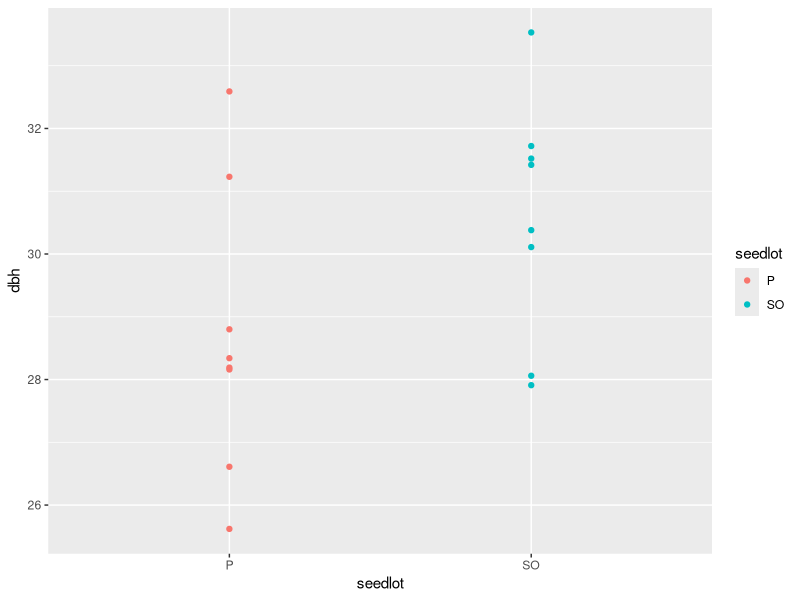
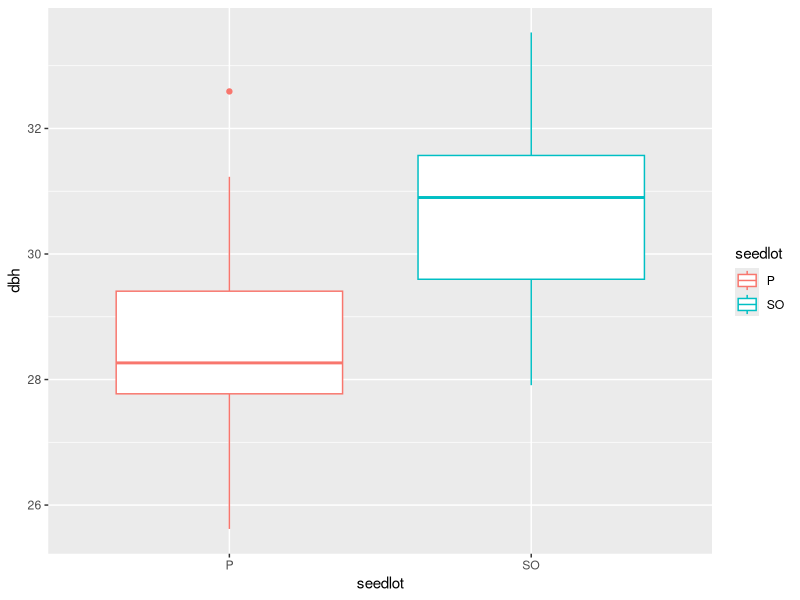
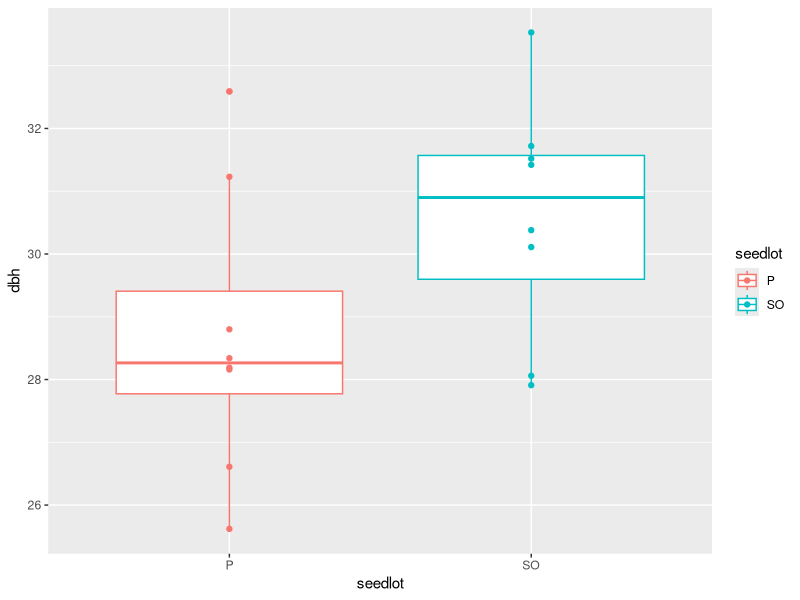
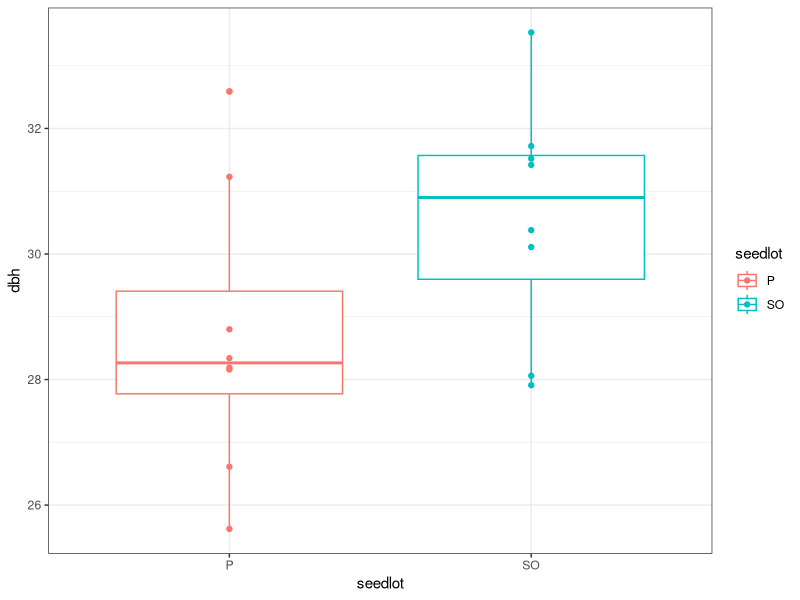
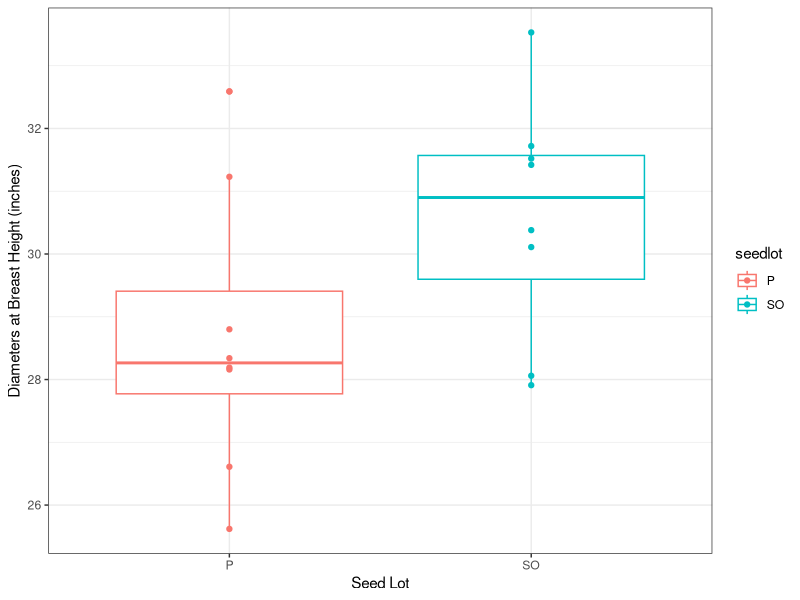
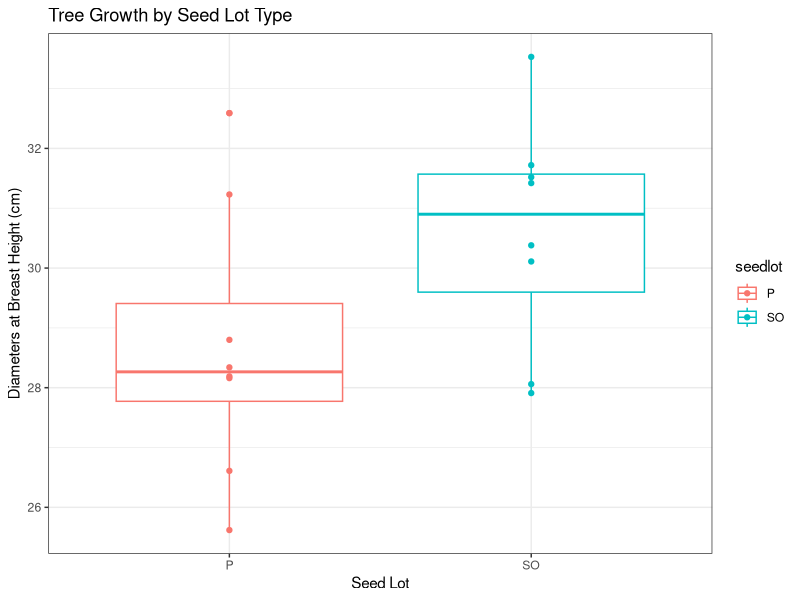
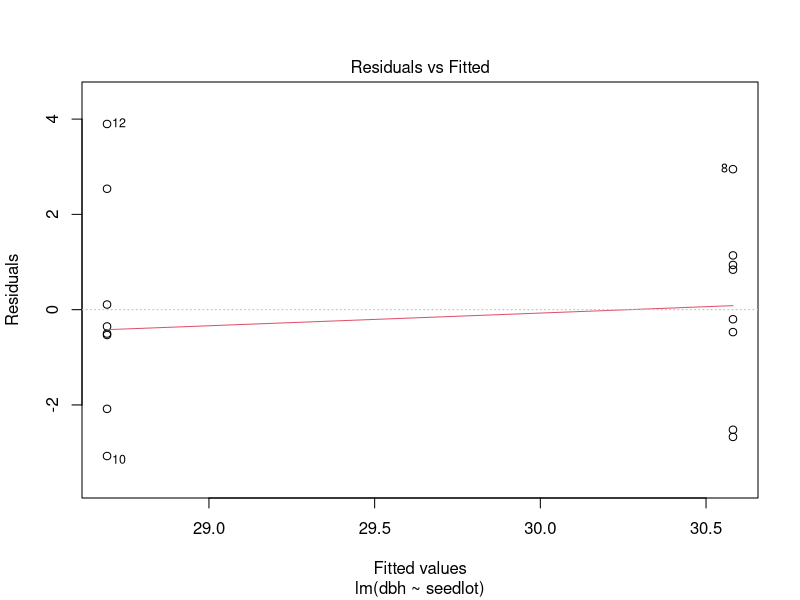
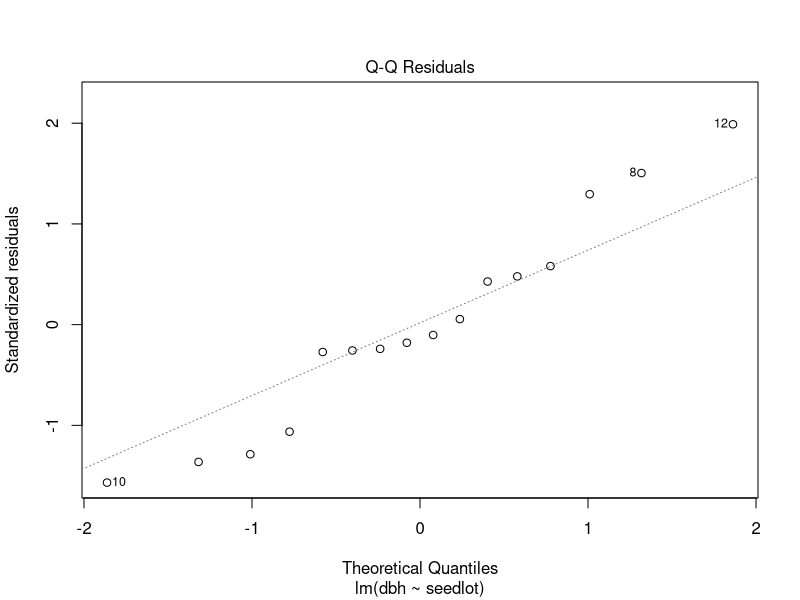

Write R code to recreate these figures, in order.
#Code for Prac 1

#We will use following libraries (software packages written by someone else) for our purpose. It is usually a good practice 
#to have the libraries set at the top of the script so that you and anyone else using the script can know upfron what 
# software packages (libraries) will be used.
######NOTE: If you haven't installed libraries listed below then you will need to install them first as follows. You will 
# need internet connection for the installation and you will have to remove the comment character "#" from the front of the line.
#install.packages("ggplot2")
#install.packages("emmeans")

library(ggplot2)
library(emmeans)



##We will set up a working directory as follows. The following directory path should be set to the directory path relevent 
#to your computer.
setwd("C:/Users/cla473/Documents/DataSchool/StatModel")

#Question #1: Seed orchard data

#Import data using read.csv function. There are numerous functions and packages that come preinstalled with R and 
#read.csv is one of them. On the bottom right corner of your RStudiom there is help tab. you can search for help 
#regarding the usage of packages, libraries, function. Please try read.csv as a search term in the help tab and have a 
#look at the variety of options available when reading a csv file
data1 <- read.csv("raw_data/Prac 1 seed orchard data.csv")

#Check data structure using 'str'ucture command. One can have data.frame, matrix, vector, list and many more data 
#structures that various functionalities in R can understand and manipulate. For now, data.frame should suffice.
str(data1)

#Visualise data using ggplot
ggplot(data1, aes(seedlot, dbh, colour=seedlot)) +
    geom_point()

#you can create box plots
ggplot(data1, aes(seedlot, dbh, colour=seedlot)) + 
    geom_boxplot()

#you can combine boxplot and point plot
ggplot(data1, aes(seedlot, dbh, colour=seedlot)) + 
    geom_boxplot() + 
    geom_point()

#you can change the background to black and white
ggplot(data1, aes(seedlot, dbh, colour=seedlot)) + 
    geom_boxplot() + 
    geom_point() + 
    theme_bw()

#you can modify axis titles
ggplot(data1, aes(seedlot, dbh, colour=seedlot)) + 
    geom_boxplot() + 
    geom_point() + 
    theme_bw() + 
    xlab("Seed Lot") + 
    ylab("Diameters at Breast Height (inches)")

#you can add title to the plot
ggplot(data1, aes(seedlot, dbh, colour=seedlot)) +
    geom_boxplot() + 
    geom_point() +
    theme_bw() + 
    xlab("Seed Lot") +
    ylab("Diameters at Breast Height (cm)") + 
    labs(title="Tree Growth by Seed Lot Type")


#If you are happy with the plot and want to export the plot then you can do so by using the Export tab in the 
#bottom right corner panel where plots are usually displayed.
#Programmatically, you can do so to export a PDF file
#open a pdf document with height 4 and width 6 inches.
pdf("seedlot.boxplot.pdf", height=4, width=6)

#draw the plot to the PDF file
ggplot(data1, aes(seedlot, dbh, colour=seedlot)) + 
    geom_boxplot() +
    geom_point() +
    theme_bw() + 
    xlab("Seed Lot") +
    ylab("Diameter at Breast Height (inches)") +
    labs(title="Tree Growth by Seed Lot Type")

##close the PDF file. Dont forget to do this as it will keep writing to the same file.
dev.off()

#you can check out the newly created PDF file in the directory that was set intially at the top
##more information about the various ggplot functions and modification, go to http://docs.ggplot2.org/current/
##I would usually just google for a particular question such as "how to modify legend title ggplot2"
##There are more than many ways to achieve the same task with ggplot2, so feel free to select the answer 
##that suits you best. There is no right or wrong way of doing it.


#Fit model, inference, and estimate means (SE)
model1 <- lm(dbh~seedlot, data=data1)
anova(model1)
summary(model1)
emmeans(model1, ~seedlot)

##what is the data 'str'ucture for model1
str(model1)
##it shows as List of 13
##what are the items in list
names(model1)

#Assess model assumptions
plot(model1)


##NOTE: multiple plots are drawn when you hit enter. Once you are familiar with the type of plots and 
#information content of plots, you can choose which plot to draw. For example we know that we would want 
#the first plot only then we can use the following
plot(model1, which=1:2)
##again you can export the plot into PDF if you wish as follows
pdf("fitted.vs.residuals.pdf")
plot(model1, which=1)
dev.off()


##you can plot various aspects of the fitted model using ggplot2 for exploration by following help at
#http://docs.ggplot2.org/0.9.3.1/fortify.lm.html
##first we modify the data in the "model1" object for syntax that is acceptable by ggplot2
ggmodel1 <- fortify(model1, data1)
ggplot(ggmodel1, aes(.fitted, .resid)) + 
    geom_point() + 
    geom_hline(yintercept=0) + 
    geom_smooth(se=FALSE)

##get the emmeans output converted to a data.frame for easy understanding and manipulation
summarisedinfo <- summary(emmeans(model1, ~seedlot))
ggplot(summarisedinfo, aes(seedlot, emmean, fill=seedlot)) +
    geom_bar(stat="identity", width=.25) +
    ylim(0, 40) +
    geom_errorbar(aes(ymin=emmean-SE, ymax=emmean+SE), width=0.10) + 
    theme(axis.text=element_text(size=10)) + 
    xlab("Seed Lot") + 
    ylab("Diameter at Breast Ht (cm)")

###once the plots are obtained, you can also write the tabular output to a file
write.table(summarisedinfo, file="summary.txt",sep="\t", row.names=F, quote=F)

##you can check help pages for any function by putting a question mark before the name of the function.
#?write.table


#Question #2 Pea data
#Import data and check data types
data2 <- read.csv("raw_data/Prac 1 pea data.csv")
str(data2)

#Visualise data
ggplot(data2, aes(sugar, length, colour=sugar)) +
    geom_point() +
    geom_boxplot()

#Fit model, inference, and estimate means (SE)
model2 <- lm(length~sugar, data=data2)
anova(model2)
summary(model2)
emmeans(model2, pairwise~sugar)

#Set up graph summarising the model
sum_model <- summary(emmeans(model2, ~sugar))
ggplot(sum_model, aes(sugar, emmean, fill=sugar)) +
    geom_bar(stat="identity", width=.5) +
    geom_errorbar(aes(ymin=emmean-SE, ymax=emmean+SE), width=0.10) + 
    theme(axis.text=element_text(size=10)) + 
    xlab("sugar") + 
    ylab("length")


#Assess model assumptions
plot(model2, 1)
